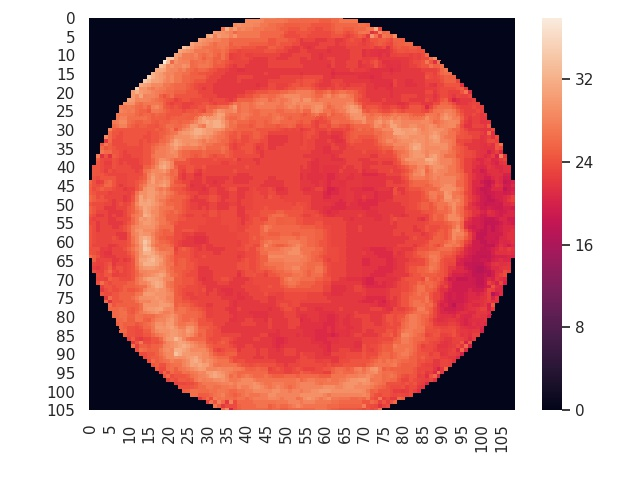
#> input picture OPTICS/20201123-BSA/8/HEATMAP/HEATMAP_IMG_20201124-231402.jpg, 640 x 480 px; its folder holds only this picture in this run
$ python cumulative_distribution_function.py
#> lines starting #> are read from the running program, lines starting #| are printed output that depends on the picture
import numpy as np
import cv2
from PIL import Image
import math
from imutils import paths
from mpl_toolkits.mplot3d import Axes3D
import matplotlib.pyplot as plt
from matplotlib import cm
from matplotlib.ticker import LinearLocator, FormatStrFormatter
import seaborn as sns
sns.set()

imagePathString = "./20201123-BSA/8/"
imagePaths=sorted(list(paths.list_images(imagePathString)))

for imagePath in imagePaths:
    imageName = imagePath[-23:-4]
    print(imageName)

    # Load an color image
    img = cv2.imread(imagePath)
#> img is the input picture: shape (480, 640, 3); mean B, G, R 144.2, 147.2, 216.3

    # Convert cv image to pil
    img_pil = cv2.cvtColor(img, cv2.COLOR_BGR2RGB)
    data_focus = img_pil[360 - 60 * 2:360 + 60 * 2, 480 - 60 * 2:480 + 60 * 2, :]
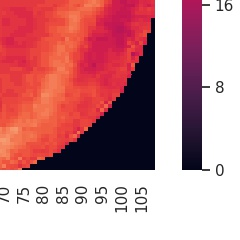
#> data_focus: shape (240, 240, 3); mean R, G, B 203.2, 145.6, 150.7
    img_focus = Image.fromarray(data_focus)

    print(np.shape(data_focus[:, :, 0]))
#| (240, 240)

    data_plot_x = []
    data_plot_y = []
    data_plot_z = []

    i = 0
    for x in range(360 - 60 * 2, 360 + 60 * 2):
        for y in range(480 - 60 * 2, 480 + 60 * 2):
            if ((x - 360) ** 2 + (y - 480) ** 2 < 55 ** 2):
                i += 1
                data_plot_x.append(x)
                data_plot_y.append(y)
                data_plot_z.append((0.2126 * img_pil[x, y, 0] + 0.7152 * img_pil[x, y, 1] + 0.00722 * img_pil[x, y, 2]))
#> after the loop, data_plot_x = 9465 values from 306 to 414; data_plot_y = 9465 values, max 534 at index 3696, min 426 at index 3588, mean 480; data_plot_z = 9465 values, max 238.4 at index 731, min 0.888 at index 373, mean 63.34; i = 9465

    data_plot_x = np.array(data_plot_x)
    data_plot_y = np.array(data_plot_y)
    data_plot_z = np.array(data_plot_z)

    data_plot = np.zeros([max(data_plot_x) - min(data_plot_x) + 1, max(data_plot_y) - min(data_plot_y) + 1])
    i = 0
    for i in range(len(data_plot_x)):
        data_plot[(int)(data_plot_x[i] - min(data_plot_x)), (int)(data_plot_y[i] - min(data_plot_y))] = data_plot_z[i]
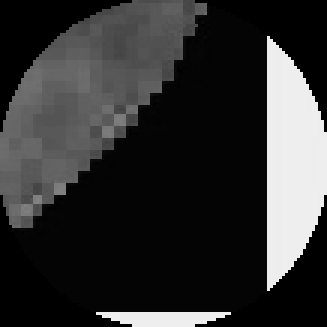
#> data_plot: shape (109, 109) float64 (shown 3 times larger); min 0, max 238.4, mean 50.5

    ########################################### plot histogram

    num_bins = 50

    fig, ax = plt.subplots()

    # the histogram of the data
    n, bins, patches = ax.hist(data_plot_z, num_bins, density=True)
#> n = 50 values, max 0.117 at index 0, min 0 at index 4, mean 0.00421; bins = 51 values from 0.888 to 238.4; patches = 50 items

    # add a 'best fit' line
    ax.set_xlabel('luminance')
    ax.set_ylabel('Probability density')

    # Tweak spacing to prevent clipping of ylabel
    fig.tight_layout()
    # plt.show()
    # fig.savefig('foo.png')
    fig.savefig(imagePathString + "HISTOGRAM/" + "HISTOGRAM_" + imageName + ".jpg")
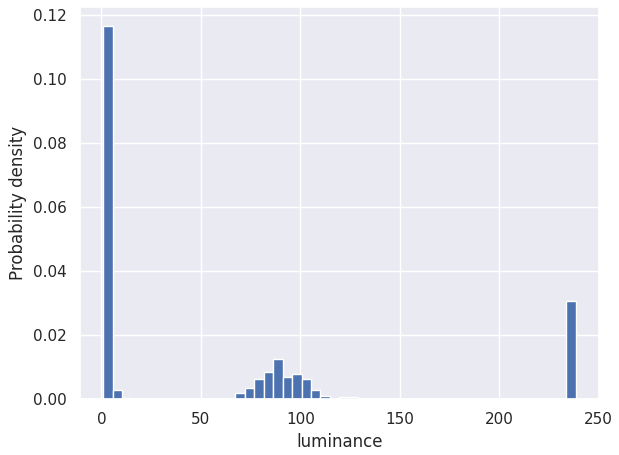
#> figure drawn by matplotlib, 1 panel; tallest bar 0.117 high, from x = 0.888 to 5.64
